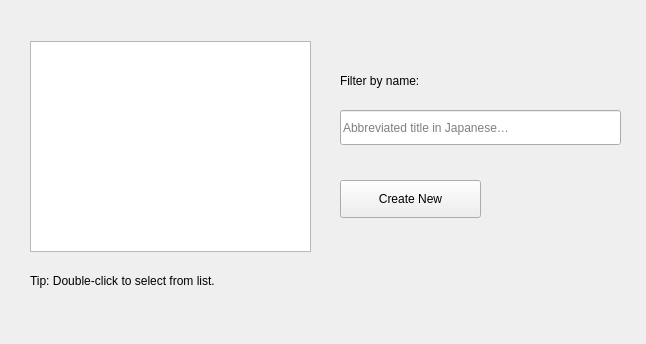
<?xml version="1.0" encoding="UTF-8"?>
<ui version="4.0">
 <class>AnimeChooserFragment</class>
 <widget class="QWidget" name="AnimeChooserFragment">
  <property name="geometry">
   <rect>
    <x>0</x>
    <y>0</y>
    <width>646</width>
    <height>344</height>
   </rect>
  </property>
  <property name="minimumSize">
   <size>
    <width>646</width>
    <height>344</height>
   </size>
  </property>
  <property name="maximumSize">
   <size>
    <width>646</width>
    <height>344</height>
   </size>
  </property>
  <property name="windowTitle">
   <string>Pick an anime to edit</string>
  </property>
  <widget class="QListWidget" name="listWidget">
   <property name="geometry">
    <rect>
     <x>30</x>
     <y>41</y>
     <width>281</width>
     <height>211</height>
    </rect>
   </property>
  </widget>
  <widget class="QLabel" name="label">
   <property name="geometry">
    <rect>
     <x>340</x>
     <y>70</y>
     <width>131</width>
     <height>22</height>
    </rect>
   </property>
   <property name="text">
    <string>Filter by name:</string>
   </property>
  </widget>
  <widget class="QLineEdit" name="lineEdit">
   <property name="geometry">
    <rect>
     <x>340</x>
     <y>110</y>
     <width>281</width>
     <height>35</height>
    </rect>
   </property>
   <property name="placeholderText">
    <string>Abbreviated title in Japanese…</string>
   </property>
  </widget>
  <widget class="QPushButton" name="pushButton_create">
   <property name="geometry">
    <rect>
     <x>340</x>
     <y>180</y>
     <width>141</width>
     <height>38</height>
    </rect>
   </property>
   <property name="text">
    <string>Create New</string>
   </property>
  </widget>
  <widget class="QLabel" name="label_2">
   <property name="geometry">
    <rect>
     <x>30</x>
     <y>270</y>
     <width>301</width>
     <height>22</height>
    </rect>
   </property>
   <property name="text">
    <string>Tip: Double-click to select from list.</string>
   </property>
  </widget>
 </widget>
 <resources/>
 <connections/>
</ui>
